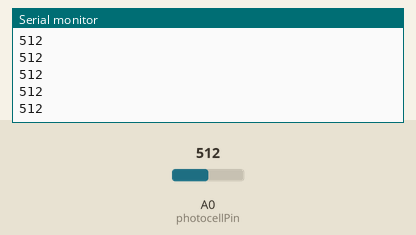
A sketch run on a simulated Arduino Uno, built with avr-gcc and run on an emulated ATmega328P. Parts: the last lines printed to the serial monitor. The inputs (shaded band) are chosen by the test bench; at power-on: A0 (photocellPin) = 512.

Above: at 1.2 s.
1.3 s: A0 (photocellPin) set to 716
At 1.56 s:
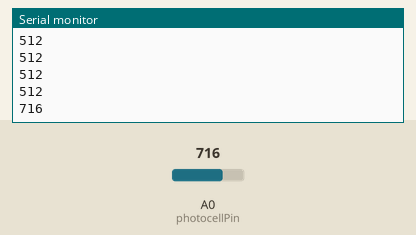
2.8 s: A0 (photocellPin) set to 900
At 2.96 s:
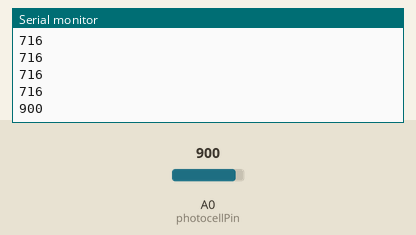
Timing chart, 0 to 5.8 s (numbered marks = the images above; inputs shaded):
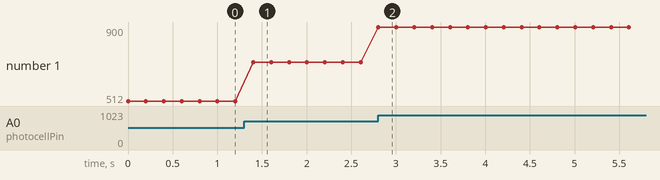

Measured:
- after the input at 1.3 s, the serial monitor: prints a new line after 0.10 s (image 1)
- after the input at 2.8 s, the serial monitor: prints a new line at once (image 2)
- plotted number 1: 512 → 716 after the input at 1.3 s, 716 → 900 after the input at 2.8 s

The sketch:

photoresistor.ino
```cpp
const int photocellPin = A0;

void setup() {
  Serial.begin(115200);
}

void loop() {
  int outputvalue = analogRead(photocellPin);
  Serial.println(outputvalue);
  delay(200);
}
```
